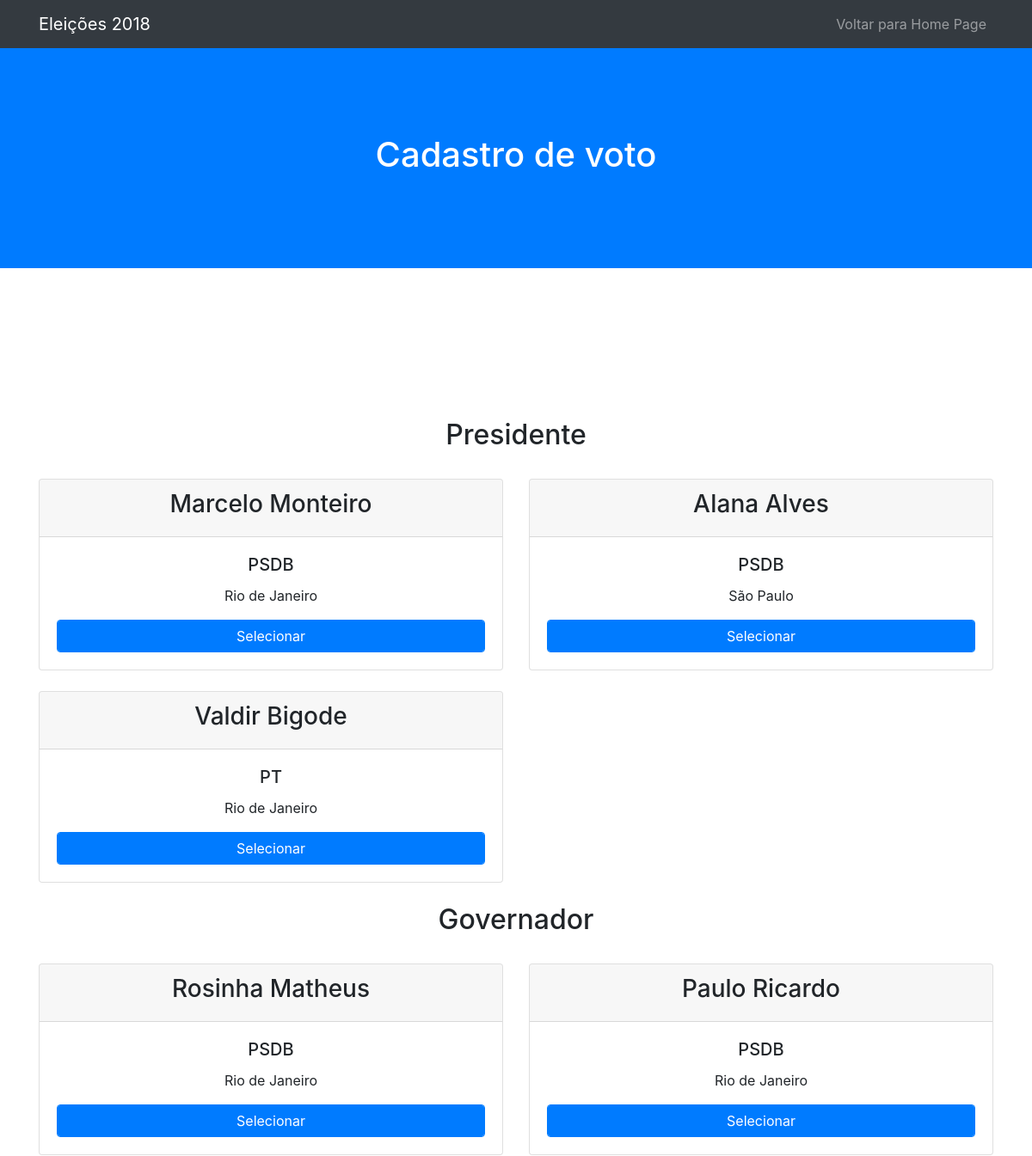
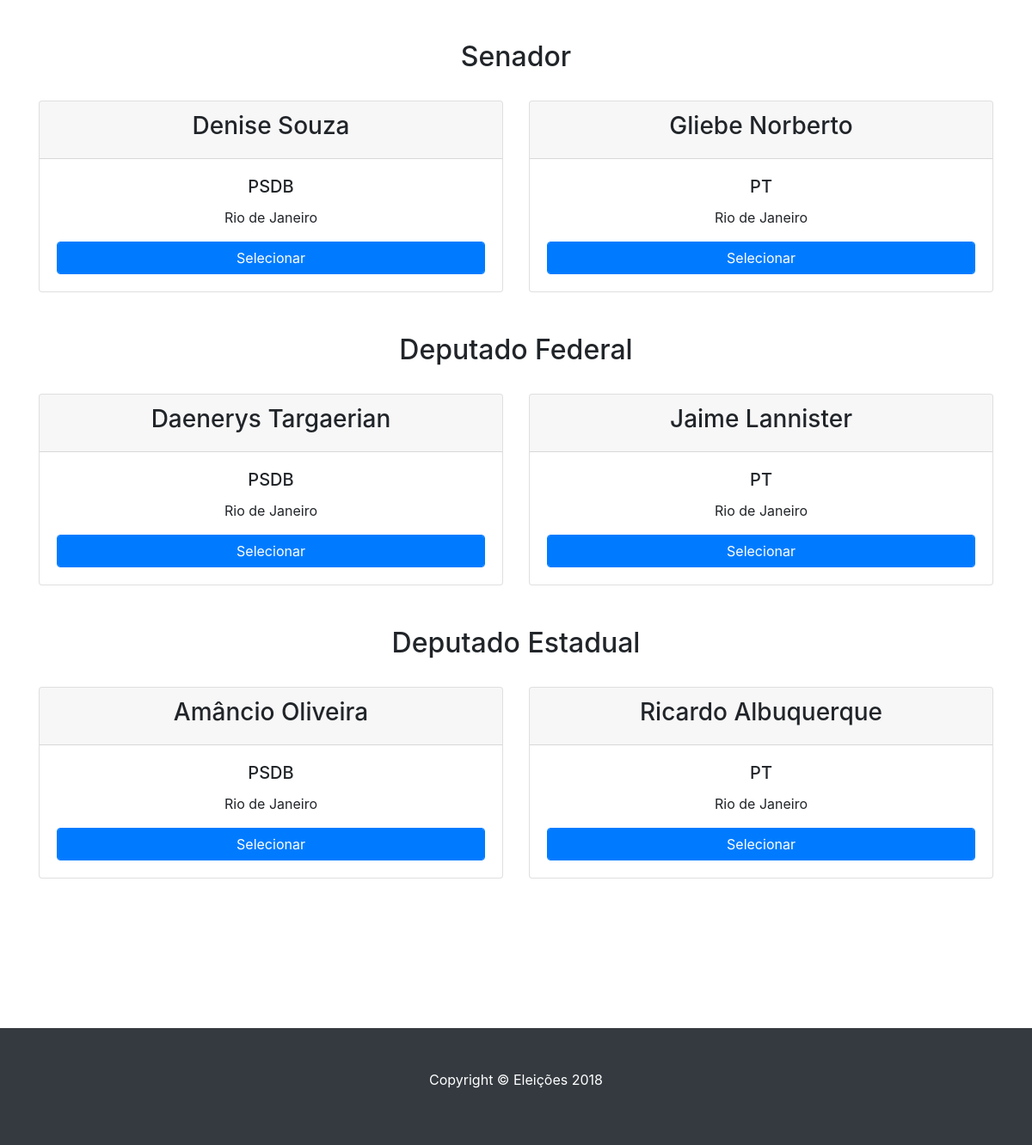
/voto (signed in), run on the app's committed database (2 pictures, top to bottom).
### eleicoes2018/models.py (models this page shows)
class Cargo(models.Model):
	nome = models.CharField(max_length=255, null=False)

class Candidato(models.Model):
	nome = models.CharField(max_length=255, null=False)
	cargo_id = models.ForeignKey(Cargo, on_delete=models.CASCADE)
	partido_id = models.ForeignKey(Partido, on_delete=models.CASCADE)
	estado_id = models.ForeignKey(Estado, on_delete=models.CASCADE)

class Partido(models.Model):
	nome = models.CharField(max_length=255, null=False)
	sigla = models.CharField(max_length=6, null=False)

class Estado(models.Model):
	nome = models.CharField(max_length=255, null=False)
	sigla = models.CharField(max_length=2, null=False)

### votos/views.py (the view)
# urls.py: url(r'^voto$', carregaVoto, name='voto_carregado'),
@login_required
def carregaVoto(request):
    current_user = request.user
    cargos = Cargo.objects.all()
    candidatos = Candidato.objects.all()
    usuario_ativo = Usuario.objects.get(id=current_user.id)
    return render(request, 'registrar_voto2.html', { 'cargos' : cargos , 'candidatos' : candidatos, 'usuario_ativo' : usuario_ativo })

### votos/templates/registrar_voto2.html (shortened to what this page needs)
{% extends "base_registrar_voto.html" %}
{% block body %}
  <form>
    <div id="lista_candidatos">
      {% for cargo in cargos %}<br>
          {% if cargo.id == 1 %}
          <div id="{{cargo.id}}-list" class="text-center"><h2>{{ cargo.nome }}</h2>
            <div class="row">
              {% for candidato in candidatos %}
                  {% if candidato.cargo_id.id == cargo.id %}
                      <div class="col-lg-6 col-sm-12">
                        <br>
                        <div class="card">
                          <div class="card-header text-center">
                            <h3>{{ candidato.nome }}</h3>
                          </div>
                          <div class="card-body">
                            <h5 class="card-title text-center">{{ candidato.partido_id.sigla }}</h5>
                            <p class="card-text text-center">{{ candidato.estado_id.nome }}</p>
                            <a style="color: white" onclick="votarCandidato({{candidato.id}}, {{usuario_ativo.id}}); $('#{{cargo.id}}-list').hide()" class="btn btn-primary form-control">Selecionar</a>
                          </div>
                        </div>
                    </div>
                  {% endif %}
              {% endfor %}
            </div>
          </div>
          {% else %}
          <div id="{{cargo.id}}-list" class="text-center"><h2>{{ cargo.nome }}</h2>
            <div class="row">
              {% for candidato in candidatos %}
                  {% if candidato.cargo_id.id == cargo.id and candidato.estado_id == usuario_ativo.estado_id %}
                      <div class="col-lg-6 col-sm-12">
                        <br>
                        <div class="card">
                          <div class="card-header text-center">
                            <h3>{{ candidato.nome }}</h3>
                          </div>
                          <div class="card-body">
                            <h5 class="card-title text-center">{{ candidato.partido_id.sigla }}</h5>
                            <p class="card-text text-center">{{ candidato.estado_id.nome }}</p>
                            <a style="color: white" onclick="votarCandidato({{candidato.id}}, {{usuario_ativo.id}}); $('#{{cargo.id}}-list').hide()" class="btn btn-primary form-control">Selecionar</a>
                          </div>
                        </div>
                    </div>
                  {% endif %}
              {% endfor %}
            </div>
          <br>
          </div>
          {% endif %}
      {% endfor %}
    </div>
  </form>
{% endblock %}

### data on the page
Cargo: nome "Presidente"
Candidato: nome "Marcelo Monteiro", partido_id.sigla "PSDB", estado_id.nome "Rio de Janeiro"
Candidato: nome "AIana Alves", partido_id.sigla "PSDB", estado_id.nome "São Paulo"
Candidato: nome "Valdir Bigode", partido_id.sigla "PT", estado_id.nome "Rio de Janeiro"
Cargo: nome "Governador"
Candidato: nome "Rosinha Matheus", partido_id.sigla "PSDB", estado_id.nome "Rio de Janeiro"
Candidato: nome "Paulo Ricardo", partido_id.sigla "PSDB", estado_id.nome "Rio de Janeiro"
Cargo: nome "Senador"
Candidato: nome "Denise Souza", partido_id.sigla "PSDB", estado_id.nome "Rio de Janeiro"
Candidato: nome "Gliebe Norberto", partido_id.sigla "PT", estado_id.nome "Rio de Janeiro"
Cargo: nome "Deputado Federal"
Candidato: nome "Daenerys Targaerian", partido_id.sigla "PSDB", estado_id.nome "Rio de Janeiro"
Candidato: nome "Jaime Lannister", partido_id.sigla "PT", estado_id.nome "Rio de Janeiro"
Cargo: nome "Deputado Estadual"
Candidato: nome "Amâncio Oliveira", partido_id.sigla "PSDB", estado_id.nome "Rio de Janeiro"
Candidato: nome "Ricardo Albuquerque", partido_id.sigla "PT", estado_id.nome "Rio de Janeiro"
